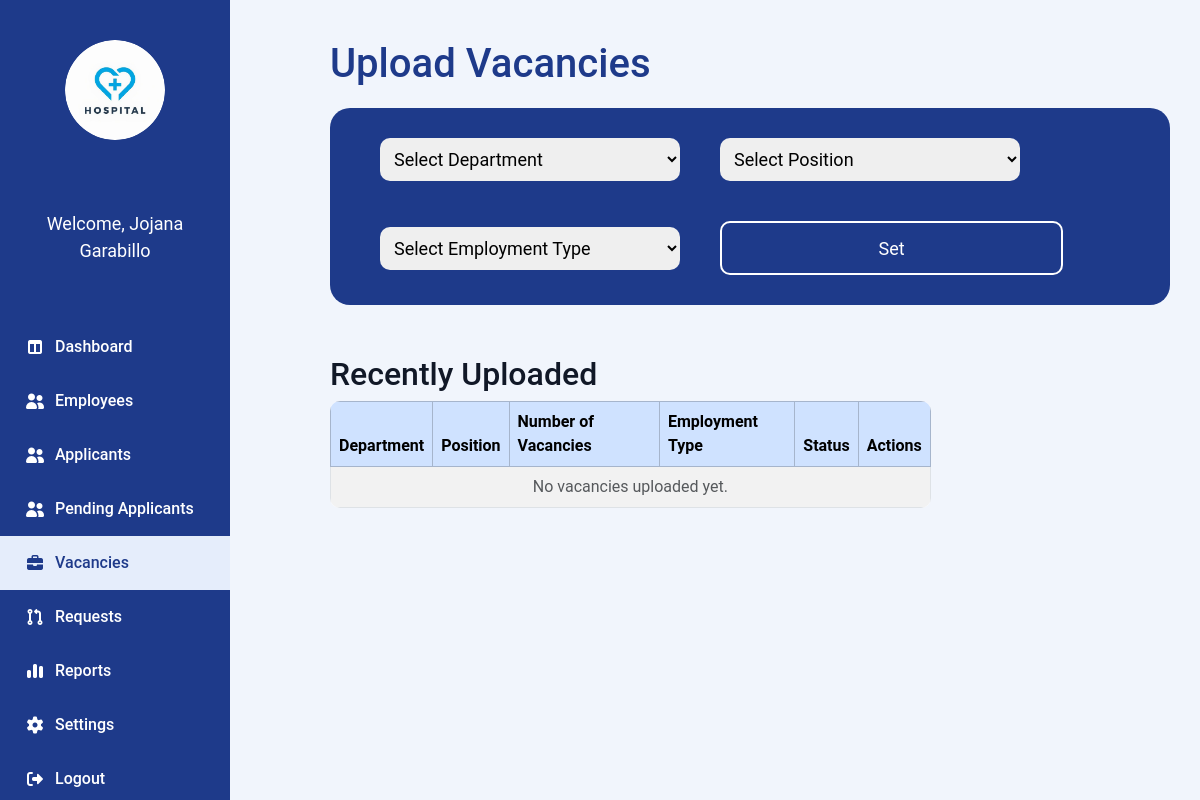
Before: /Admin_Vacancies.php with the older database file.
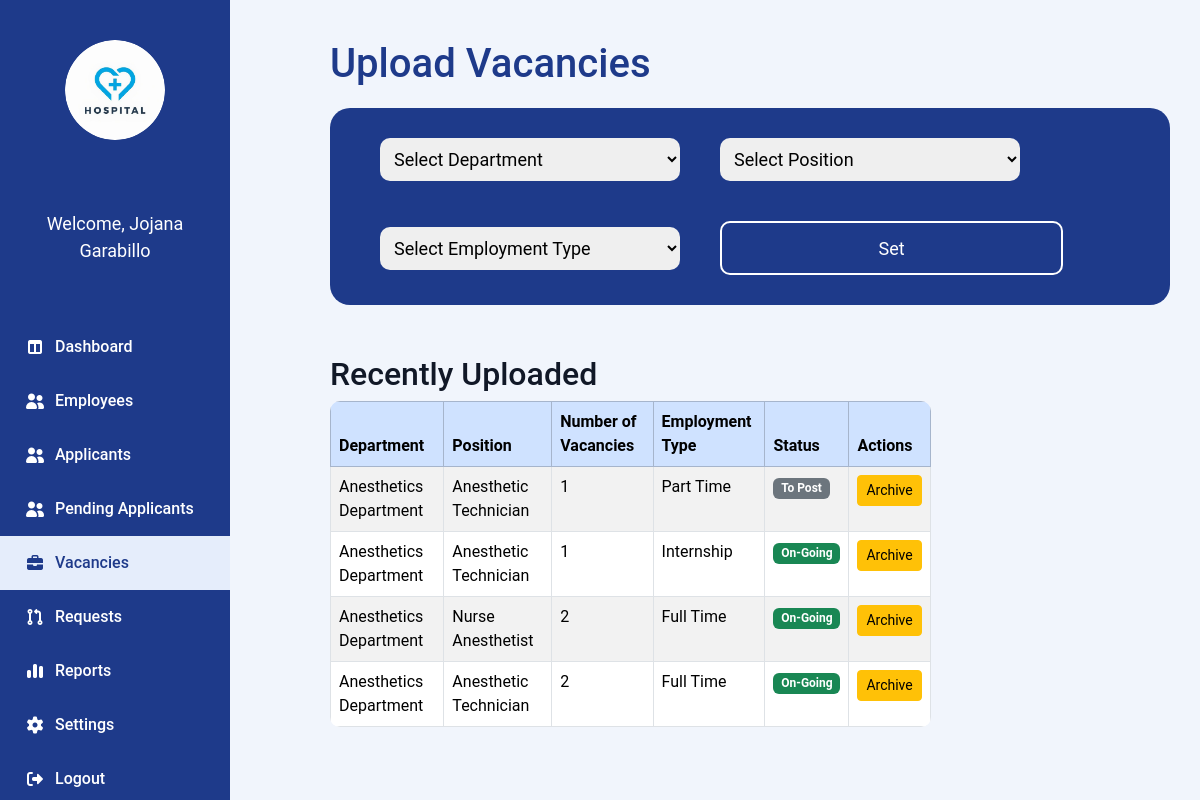
After: the same page with the newer database file.
### tables this page shows
CREATE TABLE `user` (
  `user_id` varchar(100) NOT NULL,
  `applicant_employee_id` varchar(100) DEFAULT NULL,
  `email` varchar(100) NOT NULL,
  `password` varchar(255) NOT NULL,
  `role` varchar(50) NOT NULL,
  `fullname` varchar(150) NOT NULL,
  `status` varchar(20) NOT NULL,
  `created_at` datetime NOT NULL,
  `profile_pic` varchar(255) DEFAULT NULL,
  `reset_token` varchar(255) NOT NULL,
  `token_expiry` varchar(255) NOT NULL,
  `sub_role` varchar(50) DEFAULT NULL
);

CREATE TABLE `vacancies` (
  `id` int(11) NOT NULL,
  `department_id` int(11) NOT NULL,
  `position_id` int(11) NOT NULL,
  `employment_type_id` int(11) NOT NULL,
  `vacancy_count` int(11) NOT NULL,
  `status` varchar(255) NOT NULL DEFAULT 'To Post',
  `created_at` timestamp NOT NULL DEFAULT current_timestamp()
);

CREATE TABLE `department` (
  `deptID` int(11) NOT NULL,
  `deptName` varchar(100) NOT NULL,
  `vacancies` int(11) DEFAULT NULL
);

CREATE TABLE `position` (
  `positionID` int(11) NOT NULL,
  `departmentID` int(11) NOT NULL,
  `position_title` varchar(150) NOT NULL,
  `vacancies` int(11) DEFAULT NULL
);

CREATE TABLE `employment_type` (
  `emtypeID` int(11) NOT NULL,
  `typeName` varchar(50) NOT NULL
);

### Admin_Vacancies.php (the view, shortened to what this page needs)
<?php
require 'admin/db.connect.php';
$adminQuery = $conn->query("SELECT fullname FROM user WHERE role = 'Admin'");
$adminname = ($adminQuery && $row = $adminQuery->fetch_assoc()) ? $row['fullname'] : 'Admin';
$recentQuery = $conn->query("
    SELECT v.id, v.vacancy_count, v.status, d.deptName, p.position_title, e.typeName AS employment_type
    FROM vacancies v
    JOIN department d ON v.department_id = d.deptID
    JOIN position p ON v.position_id = p.positionID
    JOIN employment_type e ON v.employment_type_id = e.emtypeID
    ORDER BY v.id DESC
    LIMIT 10
");
?>
<!DOCTYPE html>
<html lang="en">
<head>
<link rel="stylesheet" href="admin-sidebar.css">
<link rel="stylesheet" href="https://cdnjs.cloudflare.com/ajax/libs/font-awesome/7.0.1/css/all.min.css">
<link rel="stylesheet" href="https://cdn.jsdelivr.net/npm/bootstrap@5.3.3/dist/css/bootstrap.min.css">
</head>
<body>
    <div class="sidebar">
        <div class="sidebar-logo"><img src="Images/hospitallogo.png" alt=""></div>
        <div class="sidebar-name"><p><?php echo "Welcome, $adminname"; ?></p></div>
        <ul class="nav">
            <li><a href="Admin_Dashboard.php"><i class="fa-solid fa-table-columns"></i>Dashboard</a></li>
            <li><a href="Admin_Employee.php"><i class="fa-solid fa-user-group"></i>Employees</a></li>
            <li><a href="Admin-Applicants.php"><i class="fa-solid fa-user-group"></i>Applicants</a></li>
            <li><a href="Admin-Pending-Applicants.php"><i class="fa-solid fa-user-group"></i>Pending Applicants</a></li>
            <li class="active"><a href="Admin_Vacancies.php"><i class="fa-solid fa-briefcase"></i>Vacancies</a></li>
            <li><a href="Admin-request.php"><i class="fa-solid fa-code-pull-request"></i>Requests</a></li>
            <li><a href="#"><i class="fa-solid fa-chart-simple"></i>Reports</a></li>
            <li><a href="Admin-Settings.php"><i class="fa-solid fa-gear"></i>Settings</a></li>
            <li><a href="Login.php"><i class="fa-solid fa-right-from-bracket"></i>Logout</a></li>
        </ul>
    </div>
    <main class="main-content">
        <div class="main-content-header">
    <h1>Upload Vacancies</h1>
</div>
        <form method="POST" id="vacancyForm">
            <div class="set-vacancies">
                <div class="select-options">
                    <select name="department" id="department" required>
                        <option value="" disabled selected>Select Department</option>
                    </select>
                </div>
                <div class="select-options">
                    <select name="position" id="position" required>
                        <option value="" disabled selected>Select Position</option>
                    </select>
                </div>
                  <div class="select-options">
            <select name="employment_type" id="employment_type" required>
                <option value="" disabled selected>Select Employment Type</option>
            </select>
        </div>
                <button type="button" id="openModalBtn">Set</button>
            </div>
        </form>
        <div class="recent-section">
            <h2>Recently Uploaded</h2>
            <table class="table table-bordered table-striped w-75">
                <thead class="table-primary">
<tr>
    <th>Department</th>
    <th>Position</th>
    <th>Number of Vacancies</th>
    <th>Employment Type</th>
    <th>Status</th>
    <th>Actions</th>
</tr>
</thead>
<tbody>
<?php if ($recentQuery && $recentQuery->num_rows > 0): ?>
    <?php while ($row = $recentQuery->fetch_assoc()): ?>
        <tr>
            <td><?= htmlspecialchars($row['deptName']) ?></td>
            <td><?= htmlspecialchars($row['position_title']) ?></td>
            <td><?= htmlspecialchars($row['vacancy_count']) ?></td>
            <td><?= htmlspecialchars($row['employment_type']) ?></td>
            <td>
                <?php if ($row['status'] === 'On-Going'): ?>
                    <span class="badge bg-success"><?= htmlspecialchars($row['status']) ?></span>
                <?php elseif ($row['status'] === 'Closed'): ?>
                    <span class="badge bg-danger"><?= htmlspecialchars($row['status']) ?></span>
                <?php else: ?>
                    <span class="badge bg-secondary"><?= htmlspecialchars($row['status']) ?></span>
                <?php endif; ?>
            </td>
            <td>
                <a href="archive_vacancy.php?id=<?= $row['id'] ?>" class="btn btn-sm btn-warning">Archive</a>
            </td>
        </tr>
    <?php endwhile; ?>
<?php else: ?>
    <tr><td colspan="6" class="text-center text-muted">No vacancies uploaded yet.</td></tr>
<?php endif; ?>
                </tbody>
            </table>
        </div>
    </main>
</body>
</html>

### admin-sidebar.css (style rules this page uses)
* { margin: 0; padding: 0; box-sizing: border-box; }
img { height: 75px; width: 75px; padding: 10px; border-radius: 50%; }
.main-content { display: flex; justify-content: center; }
button { font-family: "Roboto", sans-serif; background-color: #2563EB; border: none; border-radius: 20px; width: 343px; height: 54px; color: #CEE3F5; font-size: 16px; margin: 20px 10px; cursor: pointer; transition: 0.3s; }
.main-content, .login-button, .forgot-password, .show-password { display: flex; justify-content: center; }
.sidebar { width: 230px; background-color: #1E3A8A; height: 100vh; display: flex; flex-direction: column; align-items: center; padding-top: 30px; position: fixed; left: 0; top: 0; }
.nav { list-style: none; width: 100%; }
.nav li { color: #ffffff; padding: 15px 25px; width: 100%; display: flex; align-items: center; gap: 10px; font-weight: 500; cursor: pointer; transition: all 0.3s ease; }
.nav li:hover, .nav li.active { background-color: #e5edfb; color: #1E3A8A; }
.nav i { width: 20px; text-align: center; }
.nav a { text-decoration: none; color: inherit; display: flex; align-items: center; gap: 10px; width: 100%; }
.nav li.active a { color: #1E3A8A; }

### Admin_Vacancies.php (style rules this page uses)
body { font-family: 'Poppins', 'Roboto', sans-serif; margin: 0; display: flex; background-color: #f1f5fc; color: #111827; }
.main-content { padding: 40px 30px; margin-left: 250px; flex: 1; display: flex; flex-direction: column; overflow-y: auto; max-height: 100vh; }
.main-content-header h1 { color: #1E3A8A; margin-bottom: 20px; margin-left: 50px; }
.set-vacancies { background-color: #1E3A8A; display: flex; align-items: center; gap: 40px; flex-wrap: wrap; border-radius: 20px; padding: 30px 50px; width: fit-content; margin-left: 50px; margin-top: 0; margin-bottom: 50px; }
.recent-section { margin-left: 50px; margin-top: 0; width: 90%; max-height: 400px; overflow-y: auto; }
.recent-section table { width: 100%; background: white; border-radius: 10px; overflow: hidden; }
.select-options { display: flex; flex-direction: column; width: 300px; }
.select-options select, input { font-size: 18px; padding: 10px; border-radius: 10px; border: none; outline: none; }
button { border: 2px solid white; background-color: #1E3A8A; color: white; font-size: 18px; padding: 12px 30px; border-radius: 10px; cursor: pointer; }
.sidebar-logo { display: flex; justify-content: center; margin-bottom: 50px; }
.sidebar-logo img { height: 120px; width: 120px; }
.sidebar-name { display: flex; justify-content: center; align-items: center; text-align: center; color: white; padding: 10px; margin-bottom: 30px; font-size: 18px; flex-direction: column; }

Changed rows visible on the page:
added vacancies: department.deptName "Anesthetics Department", position.position_title "Anesthetic Technician", vacancy_count "1", employment_type.typeName "Part Time", status "To Post"
added vacancies: department.deptName "Anesthetics Department", position.position_title "Anesthetic Technician", vacancy_count "1", employment_type.typeName "Internship", status "On-Going"
added vacancies: department.deptName "Anesthetics Department", position.position_title "Nurse Anesthetist", vacancy_count "2", employment_type.typeName "Full Time", status "On-Going"
added vacancies: department.deptName "Anesthetics Department", position.position_title "Anesthetic Technician", vacancy_count "2", employment_type.typeName "Full Time", status "On-Going"
Other visible differences:
text no longer shown: "No vacancies uploaded yet."
